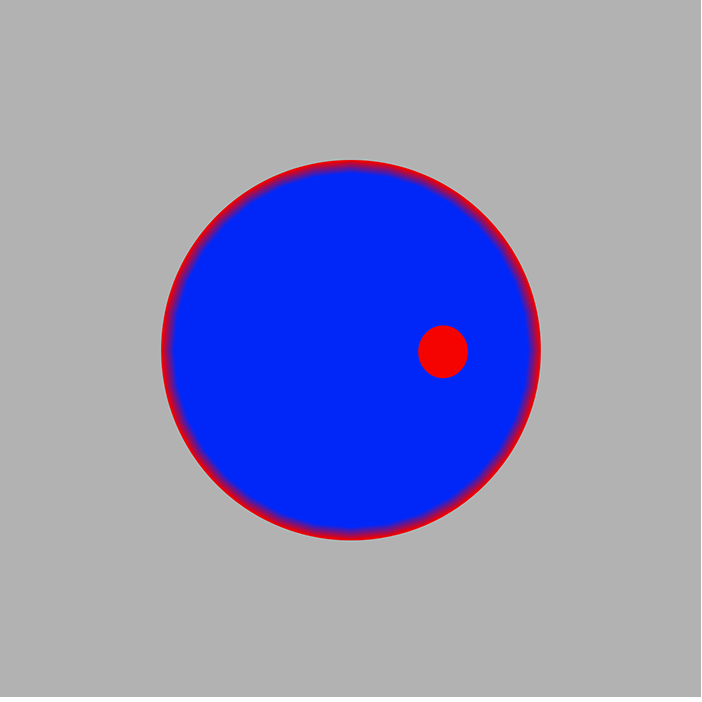
#> input picture pic_rec/gt2.png, 702 x 702 px
$ python main_img.py
#> lines starting #> are read from the running program, lines starting #| are printed output that depends on the picture
### image_processor.py
# image_processor.py
import cv2
import numpy as np

class ImageProcessor:
    """
    Class to handle image processing and compute metrics such as
    localization (centroid) and RMS contrast.
    """
    # Global variables for image dimensions and physical scale
    PIXEL_DIM = (702, 702)       # Image pixel dimensions: (height, width)
    SCALE = (51, 51)             # Physical dimensions in mm (height, width)

    def __init__(self, image_path,image_type):
        """
        Initialize the image processor.

        Parameters:
        - image_path: string, path to the image file.
        """
        self.image_path = image_path
        self.image_type = image_path
        self.amplitude_matrix = None  # To store the normalized amplitude matrix
        self.load_image()

    def load_image(self):
        """
        Load the rainbow heatmap image, convert it to grayscale and fully normalize
        the pixel values to form the amplitude matrix.

        The normalization converts the original pixel values to the range [0,1].
        """
        # Read the image in color mode
        img = cv2.imread(self.image_path, cv2.IMREAD_COLOR)
        if img is None:
            raise FileNotFoundError(f"Image at {self.image_path} not found.")

        # Convert the image to grayscale
        gray = cv2.cvtColor(img, cv2.COLOR_BGR2GRAY)
        # Fully normalize pixel values to range [0, 1]
        self.amplitude_matrix = gray.astype(np.float32) / 255.0

    def compute_localization_error(self):
        """
        Compute the centroid (localization) of the amplitude distribution using:

            x_c = sum(x_ij * I_ij) / sum(I_ij)
            y_c = sum(y_ij * I_ij) / sum(I_ij)

        Pixel coordinates are then mapped to physical coordinates using the scale.

        Returns:
        A tuple (x_c_mm, y_c_mm) representing the centroid in physical units (mm).
        """
        I = self.amplitude_matrix
        M, N = I.shape  # Image dimensions (rows, columns)

        # Create coordinate grid (x corresponds to columns, y to rows)
        x_coords = np.arange(N)
        y_coords = np.arange(M)
        X, Y = np.meshgrid(x_coords, y_coords)

        total_intensity = np.sum(I)
        if total_intensity == 0:
            return None, None  # Avoid division by zero

        # Compute centroid coordinates in pixel units
        x_c = np.sum(X * I) / total_intensity
        y_c = np.sum(Y * I) / total_intensity

        # Convert pixel coordinates to physical coordinates in mm
        scale_x = self.SCALE[1] / self.PIXEL_DIM[1]  # width scaling factor
        scale_y = self.SCALE[0] / self.PIXEL_DIM[0]  # height scaling factor
        x_c_mm = x_c * scale_x
        y_c_mm = y_c * scale_y

        return x_c_mm, y_c_mm

    def compute_contrast(self):
        """
        Compute the RMS contrast of the image using:

            C_RMS = sqrt( (1/MN) * sum[(I_ij - I_mean)^2] )

        Returns:
        A float representing the RMS contrast.
        """
        I = self.amplitude_matrix
        M, N = I.shape
        I_mean = np.mean(I)
        contrast = np.sqrt(np.sum((I - I_mean) ** 2) / (M * N))
        return contrast

### main_img.py
# main.py
import numpy as np
from image_processor import ImageProcessor

def localization_error(gt_coord, hm_coord):
    """
    Compute the Euclidean distance between the ground truth centroid and
    the heatmap centroid.

    Parameters:
    - gt_coord: tuple, (x, y) coordinates of ground truth centroid.
    - hm_coord: tuple, (x, y) coordinates of heatmap centroid.

    Returns:
    The localization error in mm.
    """
    if gt_coord[0] is None or hm_coord[0] is None:
        return None
    return np.sqrt((gt_coord[0] - hm_coord[0]) ** 2 + (gt_coord[1] - hm_coord[1]) ** 2)

if __name__ == '__main__':
    # Create ImageProcessor instances for the ground truth and heatmap images.

    gt_processor = ImageProcessor('pic_rec/gt2.png', image_type='ground_truth')
#> in load_image, img is the input picture: shape (702, 702, 3); mean B, G, R 189.5, 145.9, 143
#> in load_image, `gray = cv2.cvtColor(img, cv2.COLOR_BGR2GRAY)`:
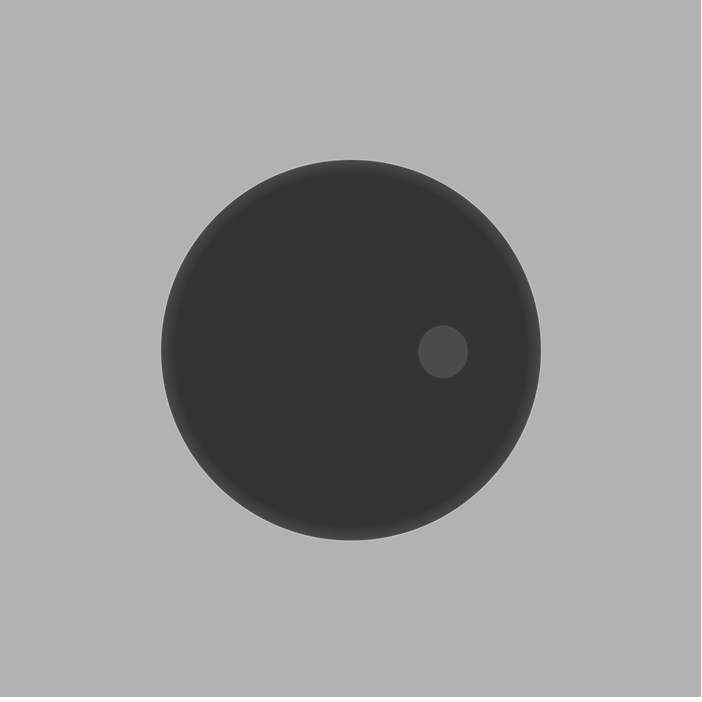
#> gray: shape (702, 702); min 51, max 255, mean 149.9
    heatmap1_processor = ImageProcessor('pic_rec/ice.png', image_type='heatmap')
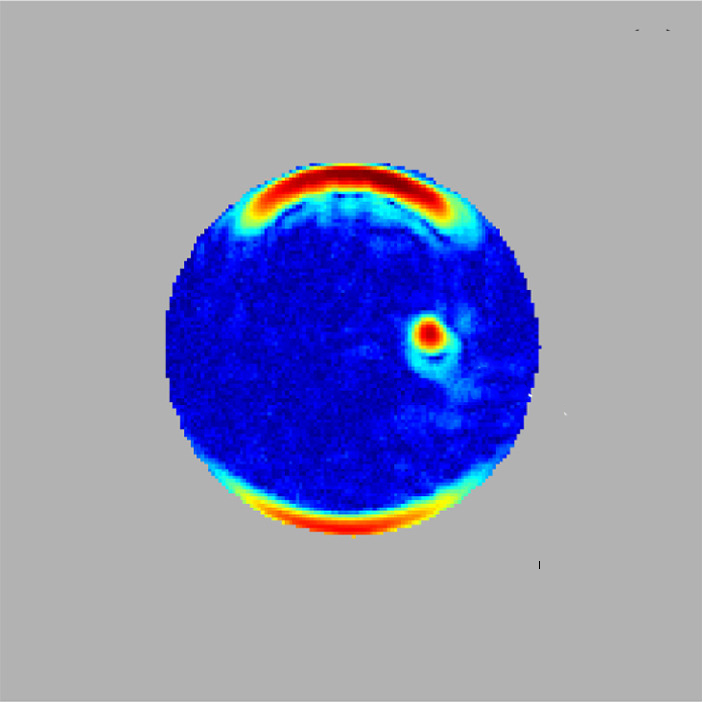
#> input picture pic_rec/ice.png, 702 x 702 px
#> in load_image, img is the input picture: shape (702, 702, 3); mean B, G, R 181.6, 147.4, 144.1
#> in load_image (call 2), `gray = cv2.cvtColor(img, cv2.COLOR_BGR2GRAY)`:
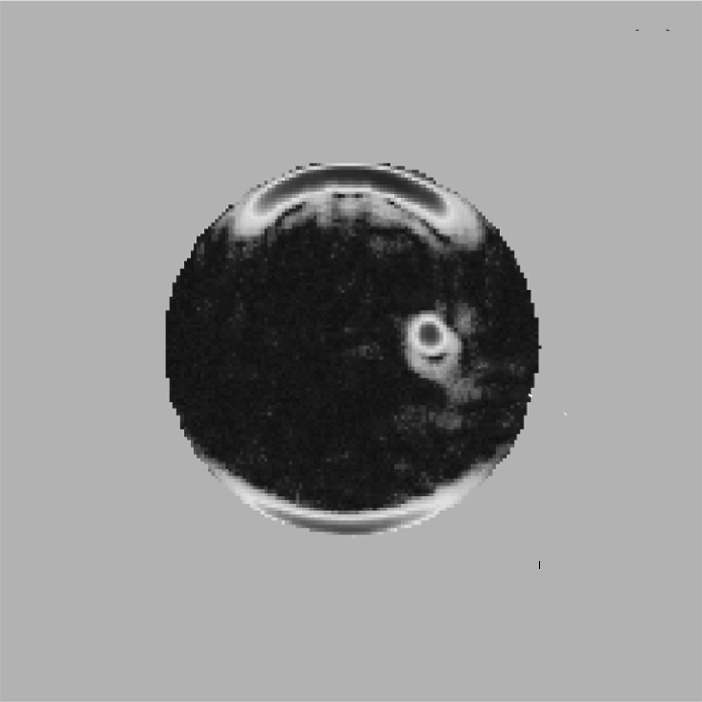
#> gray: shape (702, 702); min 0, max 251, mean 150.3
    heatmap2_processor = ImageProcessor('pic_rec/water.png', image_type='heatmap')
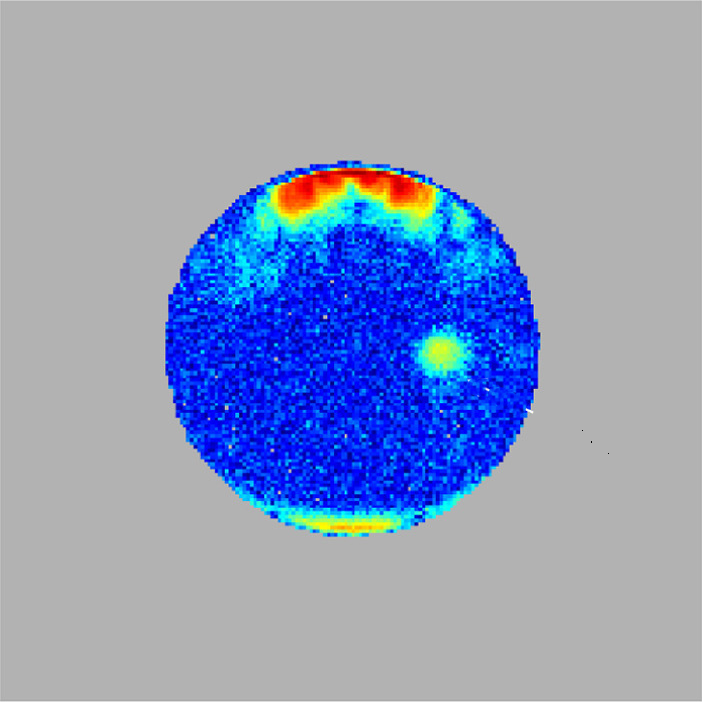
#> input picture pic_rec/water.png, 702 x 702 px
#> in load_image, img is the input picture: shape (702, 702, 3); mean B, G, R 188, 155.8, 143.1
#> in load_image (call 3), `gray = cv2.cvtColor(img, cv2.COLOR_BGR2GRAY)`:
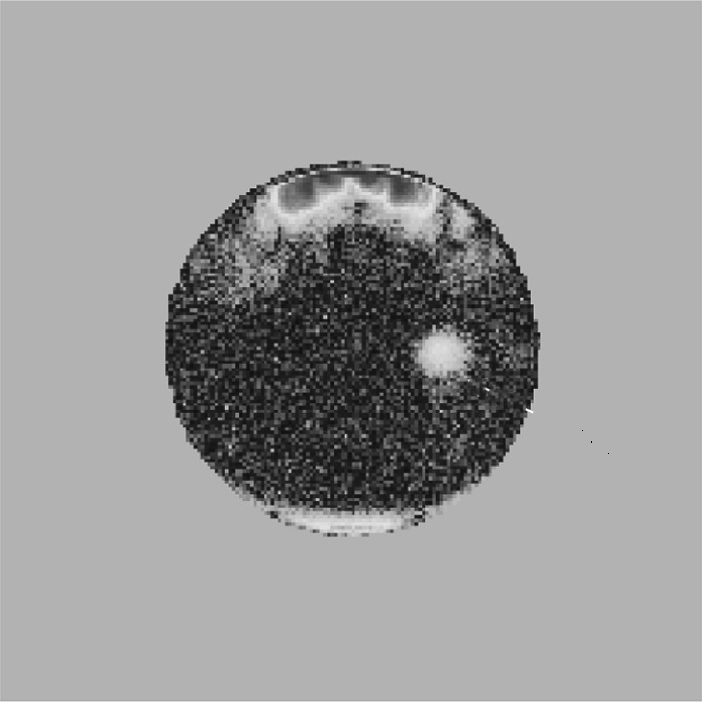
#> gray: shape (702, 702); min 0, max 253, mean 155.7

    # Compute centroids (localization) for each image.
    gt_loc = gt_processor.compute_localization_error()
#> in compute_localization_error, `total_intensity = np.sum(I)`: total_intensity = 289718
#> in compute_localization_error, `x_c = np.sum(X * I) / total_intensity`: x_c = 350.8
#> in compute_localization_error, `y_c = np.sum(Y * I) / total_intensity`: y_c = 351.9
#> in compute_localization_error, `x_c_mm = x_c * scale_x`: x_c_mm = 25.49
#> in compute_localization_error, `y_c_mm = y_c * scale_y`: y_c_mm = 25.57
#> gt_loc = (25.49, 25.57)
    hm1_loc = heatmap1_processor.compute_localization_error()
#> hm1_loc = (25.52, 25.42)
    hm2_loc = heatmap2_processor.compute_localization_error()
#> hm2_loc = (25.49, 25.37)

    # Calculate the localization errors (Euclidean distances) between ground truth and each heatmap.
    error1 = localization_error(gt_loc, hm1_loc)
#> error1 = 0.15
    error2 = localization_error(gt_loc, hm2_loc)
#> error2 = 0.201

    # Print the localization errors.
    print("Localization error for heatmap 1: {:.2f} mm".format(error1))
#| Localization error for heatmap 1: 0.15 mm
    print("Localization error for heatmap 2: {:.2f} mm".format(error2))
#| Localization error for heatmap 2: 0.20 mm

    # Optionally, compute and print the RMS contrast for each image.
    print("Contrast for ground truth: {:.4f}".format(gt_processor.compute_contrast()))
#> in compute_contrast, `I_mean = np.mean(I)`: I_mean = 0.588
#> in compute_contrast, `contrast = np.sqrt(np.sum((I - I_mean) ** 2) / (M * N))`: contrast = 0.21
    print("Contrast for heatmap 1: {:.4f}".format(heatmap1_processor.compute_contrast()))
    print("Contrast for heatmap 2: {:.4f}".format(heatmap2_processor.compute_contrast()))
